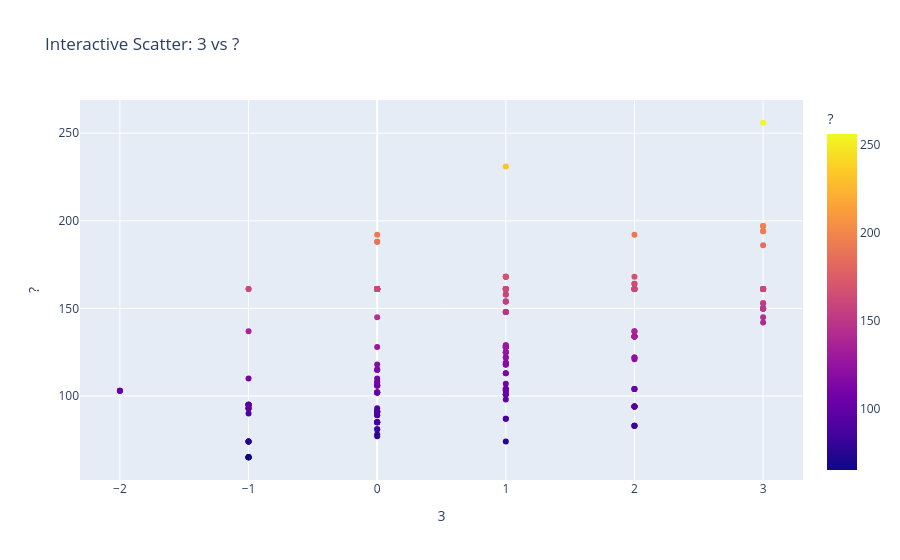

Notebook source saved alongside this figure:
### Markdown cell above
INTERACTIVE SCATTER

### Code cell
if len(numeric_cols) >= 2:
    fig = px.scatter(df, x=numeric_cols[0], y=numeric_cols[1],
                     title=f"Interactive Scatter: {numeric_cols[0]} vs {numeric_cols[1]}",
                     color=df[numeric_cols[1]])
    fig.show()

### Figure 1 — Plotly figure (JSON) as saved in the notebook; plotly's stock layout.template omitted (floating-point values rounded to 4 significant figures; data arrays with more than 128 entries replaced by an {"elided": "..."} marker saying what was removed)
{"data": [{"hovertemplate": "3=%{x}<br>?=%{marker.color}<extra></extra>", "legendgroup": "", "marker": {"color": {"elided": "204 float values"}, "coloraxis": "coloraxis", "symbol": "circle"}, "mode": "markers", "name": "", "orientation": "v", "showlegend": false, "type": "scatter", "x": {"elided": "204 int values"}, "xaxis": "x", "y": {"elided": "204 float values"}, "yaxis": "y"}], "layout": {"coloraxis": {"colorbar": {"title": {"text": "?"}}, "colorscale": [[0, "#0d0887"], [0.1111, "#46039f"], [0.2222, "#7201a8"], [0.3333, "#9c179e"], [0.4444, "#bd3786"], [0.5556, "#d8576b"], [0.6667, "#ed7953"], [0.7778, "#fb9f3a"], [0.8889, "#fdca26"], [1, "#f0f921"]]}, "legend": {"tracegroupgap": 0}, "title": {"text": "Interactive Scatter: 3 vs ?"}, "xaxis": {"anchor": "y", "domain": [0, 1], "title": {"text": "3"}}, "yaxis": {"anchor": "x", "domain": [0, 1], "title": {"text": "?"}}}}
